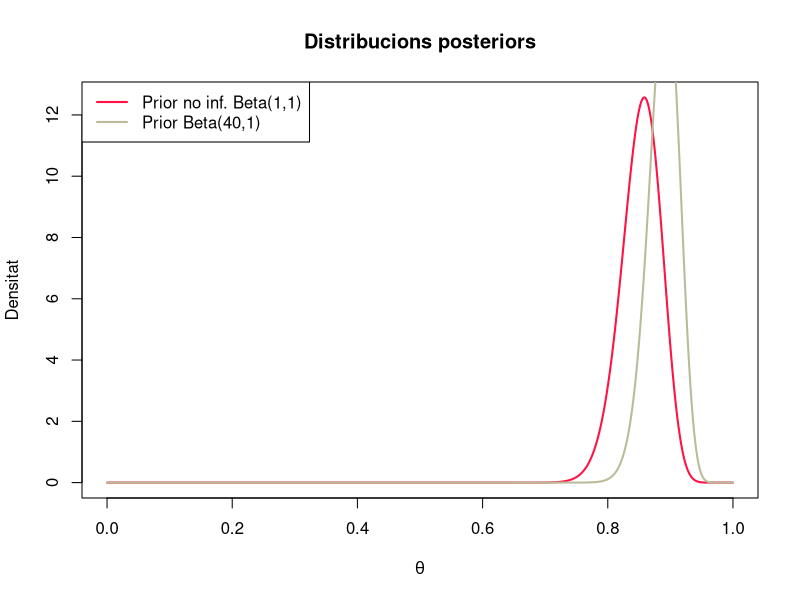
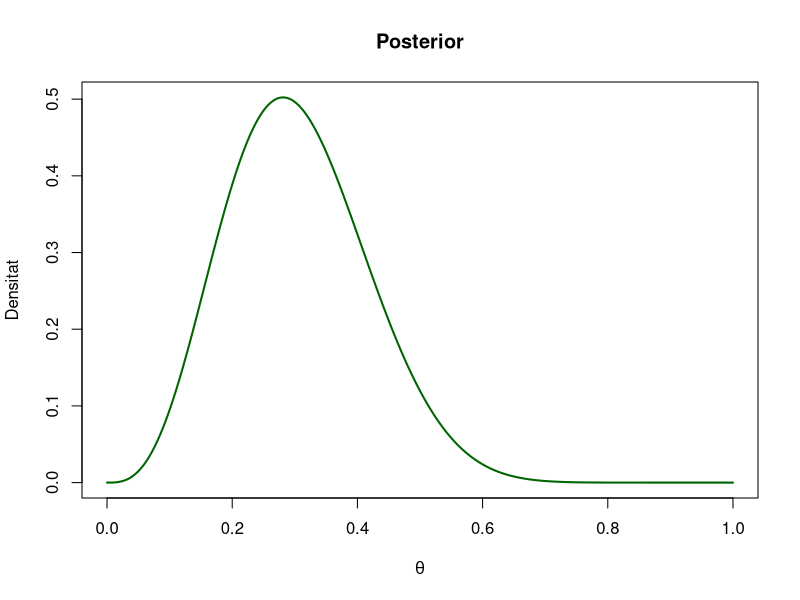

R code for these plots, in order:
## ---- chunk 1
knitr::opts_chunk$set(echo = TRUE)
## ---- chunk 2
n=120
x=103

###Beta (1,1)
alpha_post1=1+x ;alpha_post1
beta_post1 =1+(n - x) ;beta_post1

ic1=qbeta(c(0.025, 0.975), alpha_post1, beta_post1);ic1
## ---- chunk 3
###Beta(40,1)
alpha_post2=40+x ;alpha_post2
beta_post2 =1+(n - x) ;beta_post2

ic2=qbeta(c(0.025, 0.975), alpha_post2, beta_post2);ic2

###Gràfic
theta=seq(0, 1, length.out = 1000)
plot(theta, dbeta(theta, alpha_post1, beta_post1), type = "l",
     col = "#ff1245", lwd = 2, ylab = "Densitat", xlab = expression(theta),
     main = "Distribucions posteriors")
lines(theta, dbeta(theta, alpha_post2, beta_post2), col = "#BB9", lwd = 2)
legend("topleft", legend = c("Prior no inf. Beta(1,1)", "Prior Beta(40,1)"),
       col = c("#ff1245", "#BB9"), lwd = 2)
## ---- chunk 4
theta=seq(0, 1, length.out = 1000)

prior=dbeta(theta, 4, 4)

likelihood=dbinom(0,10,theta)+dbinom(1, 10, theta)+dbinom(2, 10, theta)

posterior=likelihood*prior

plot(theta, posterior, type = "l", col = "darkgreen", lwd = 2,main = "Posterior",
     xlab = expression(theta), ylab = "Densitat")
## ---- chunk 5
theta=seq(0, 0.05, length.out = 10000)

likelihood=theta^14*(1-theta)^286

prior=dunif(theta,0,0.05)

posterior_raw=likelihood*prior

###Normalitzem
delta=theta[2]-theta[1]
constante=sum(posterior_raw)*delta
posterior=posterior_raw/constante

media_post=sum(theta*posterior)*delta ; media_post

cdf=cumsum(posterior)*delta
ic_l=theta[which(cdf >= 0.025)[1]]
ic_h=theta[which(cdf >= 0.975)[1]]
paste("[",ic_l,",",ic_h,"]")
## ---- chunk 6
w = c(2.64, 2.67, 2.65, 2.67, 2.65)
## ---- chunk 7
mu=2.6

n=length(w)
S=sum((w-mu)^2)

alpha=n/2+1;alpha
beta =S/2;beta
## ---- chunk 8
post_mean=beta/(alpha-1);post_mean

post_mo=beta/(alpha+1);post_mo


ci_95=c(
  lower=1/qgamma(0.975, shape=alpha, rate=beta),
  upper=1/qgamma(0.025, shape=alpha, rate=beta))

ci_95
